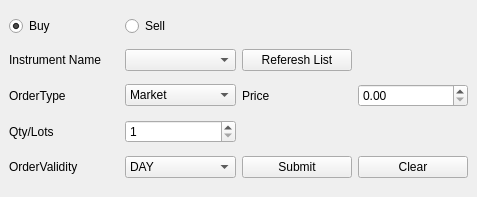
<?xml version="1.0" encoding="UTF-8"?>
<ui version="4.0">
 <class>BuySell</class>
 <widget class="QDockWidget" name="BuySell">
  <property name="geometry">
   <rect>
    <x>0</x>
    <y>0</y>
    <width>477</width>
    <height>197</height>
   </rect>
  </property>
  <property name="maximumSize">
   <size>
    <width>477</width>
    <height>197</height>
   </size>
  </property>
  <property name="styleSheet">
   <string notr="true"/>
  </property>
  <property name="features">
   <set>QDockWidget::NoDockWidgetFeatures</set>
  </property>
  <property name="allowedAreas">
   <set>Qt::NoDockWidgetArea</set>
  </property>
  <property name="windowTitle">
   <string>Manual Order Window</string>
  </property>
  <widget class="QWidget" name="dockWidgetContents">
   <layout class="QGridLayout" name="gridLayout">
    <item row="5" column="0">
     <widget class="QLabel" name="label_3">
      <property name="text">
       <string>OrderValidity</string>
      </property>
     </widget>
    </item>
    <item row="5" column="1">
     <widget class="QComboBox" name="comboBoxValidity">
      <item>
       <property name="text">
        <string>DAY</string>
       </property>
      </item>
      <item>
       <property name="text">
        <string>IOC</string>
       </property>
      </item>
     </widget>
    </item>
    <item row="0" column="2" colspan="2">
     <spacer name="horizontalSpacer">
      <property name="orientation">
       <enum>Qt::Horizontal</enum>
      </property>
      <property name="sizeHint" stdset="0">
       <size>
        <width>40</width>
        <height>20</height>
       </size>
      </property>
     </spacer>
    </item>
    <item row="5" column="3">
     <widget class="QPushButton" name="pushButton_2">
      <property name="text">
       <string>Clear</string>
      </property>
     </widget>
    </item>
    <item row="0" column="1">
     <widget class="QRadioButton" name="radioButton_2">
      <property name="text">
       <string>Sell</string>
      </property>
     </widget>
    </item>
    <item row="1" column="1">
     <widget class="QComboBox" name="comboBoxInstrumentName">
      <property name="editable">
       <bool>false</bool>
      </property>
     </widget>
    </item>
    <item row="1" column="0">
     <widget class="QLabel" name="label">
      <property name="text">
       <string>Instrument Name</string>
      </property>
     </widget>
    </item>
    <item row="5" column="2">
     <widget class="QPushButton" name="pushButton">
      <property name="text">
       <string>Submit</string>
      </property>
     </widget>
    </item>
    <item row="2" column="0">
     <widget class="QLabel" name="label_2">
      <property name="text">
       <string>OrderType</string>
      </property>
     </widget>
    </item>
    <item row="1" column="2">
     <widget class="QPushButton" name="pushButton_3">
      <property name="text">
       <string>Referesh List</string>
      </property>
     </widget>
    </item>
    <item row="2" column="2">
     <widget class="QLabel" name="label_4">
      <property name="text">
       <string>Price</string>
      </property>
     </widget>
    </item>
    <item row="0" column="0">
     <widget class="QRadioButton" name="radioButton">
      <property name="text">
       <string>Buy</string>
      </property>
      <property name="checked">
       <bool>true</bool>
      </property>
     </widget>
    </item>
    <item row="2" column="3">
     <widget class="QDoubleSpinBox" name="doubleSpinBoxPrice">
      <property name="maximum">
       <double>999999999.000000000000000</double>
      </property>
     </widget>
    </item>
    <item row="2" column="1">
     <widget class="QComboBox" name="comboBoxOrderType">
      <item>
       <property name="text">
        <string>Market</string>
       </property>
      </item>
      <item>
       <property name="text">
        <string>Limit</string>
       </property>
      </item>
     </widget>
    </item>
    <item row="4" column="0">
     <widget class="QLabel" name="label_5">
      <property name="text">
       <string>Qty/Lots</string>
      </property>
     </widget>
    </item>
    <item row="4" column="1">
     <widget class="QSpinBox" name="spinBoxQty">
      <property name="minimum">
       <number>1</number>
      </property>
      <property name="maximum">
       <number>999999999</number>
      </property>
     </widget>
    </item>
   </layout>
  </widget>
 </widget>
 <resources/>
 <connections/>
</ui>
